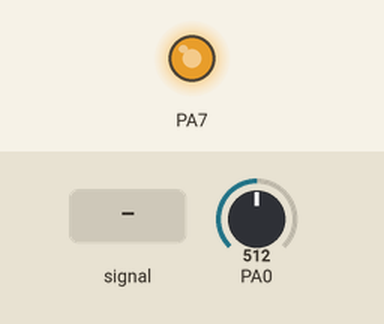
A program run on a simulated ATtiny84, built with avr-gcc and emulated at 8 MHz. Shown: output pins drawn as LEDs (lit = HIGH). Dashed ring = blinking. The inputs (shaded band) are chosen by the test bench; at power-on: PA0 = 512.

Above: at 1.3 s.
1.4 s: PA0 fed a 2 Hz sine of ±306 counts around its level
At 1.62 s:
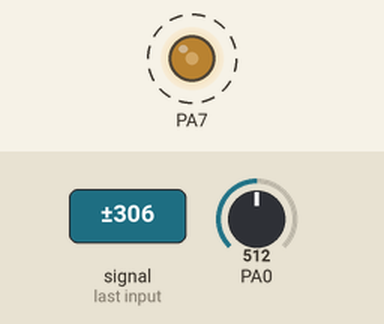
4.4 s: PA0 set to 716
5.9 s: PA0 set to 0
At 6.7 s:
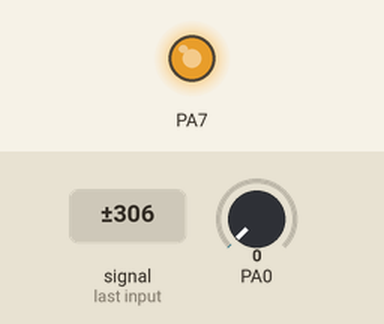
Timing chart, 0 to 8.9 s (numbered marks = the images above; inputs shaded):
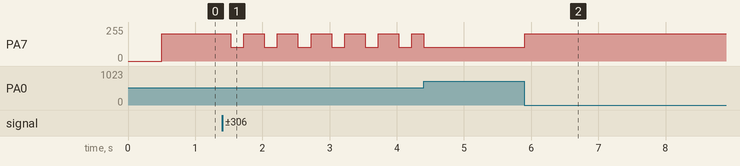

The program:

main.c
```c
// (licence header left out)
// This program is free software: you can redistribute it and/or modify
// it under the terms of the GNU General Public License as published by
// the Free Software Foundation, either version 3 of the License, or
// (at your option) any later version.
//
// This program is distributed in the hope that it will be useful,
// but WITHOUT ANY WARRANTY; without even the implied warranty of
// MERCHANTABILITY or FITNESS FOR A PARTICULAR PURPOSE.  See the
// GNU General Public License for more details.
//
// You should have received a copy of the GNU General Public License
// along with this program.  If not, see <http://www.gnu.org/licenses/>.

#include <avr/io.h>
#include <util/delay.h>

#define STRINGIFY(s) XSTRINGIFY(s)
#define XSTRINGIFY(s) #s

#define PWM_FREQ 62500
#define PWM_RESOLUTION (F_CPU / PWM_FREQ)
#define MIN_DUTY_CYCLE 0.40
#define MAX_DUTY_CYCLE 0.80
const uint8_t MIN_PWM_LEVEL = PWM_RESOLUTION * MIN_DUTY_CYCLE;
const uint8_t MAX_PWM_LEVEL = PWM_RESOLUTION * MAX_DUTY_CYCLE;

#define VREF 1.1
#define DESIRED_VOUT 20.0
#define DIVIDER_RATIO 30.0
#define DESIRED_ADC_IN_V (DESIRED_VOUT / DIVIDER_RATIO)

const uint8_t DESIRED_ADC_RESULT = 255 * DESIRED_ADC_IN_V / VREF;

#define DUTY_CYCLE_REG OCR0B

#define ADC_ENABLE() (ADCSRA |= _BV(ADEN))
#define ADC_START_CONVERSION() (ADCSRA |= _BV(ADSC))

int main(void) {
    /* Set A7 as an output.  (Needed for PWM.) */
    DDRA |= _BV(DD7);
    PORTA = 0;

    /* Let input power stabilize... */
    _delay_ms(500);

    /*
     * Configure Timer0 as a fast PWM.  It will
     * - turn on the output pin at the start of each cycle
     * - turn it off when the value hits DUTY_CYCLE_REG
     * - wrap to 0 when it hits OCR0A
     */
    TCCR0A = _BV(COM0B1) | _BV(WGM01) | _BV(WGM00);
    OCR0A = PWM_RESOLUTION;
    /* Start with 40% duty cycle and ramp up to avoid inrush. */
    DUTY_CYCLE_REG = (uint8_t)(PWM_RESOLUTION * 0.40);
    /* Set Timer0 clock source to be main oscillator. This enables the timer. */
    TCCR0B = _BV(CS00) | _BV(WGM02);

    /*
     * Turn on the ADC,
     * - use internal voltage ref.
     * - configure ADC0 as our source
     * - left-adjust the result, 8-bits is enough for us
     * - disable digital input buffer on pin
     * - enable the ADC.
     */
    ADMUX = /* REF = */ _BV(REFS1) | /* INPUT = */ 0;
    ADCSRA |= /* PRESCALER = 16 = 2^ */ 4;
    ADCSRB |= /* LEFT-ADJUST */ _BV(ADLAR);
    DDRA &= ~_BV(DD0);
    DIDR0 |= _BV(ADC0D);
    ADC_ENABLE();
    _delay_ms(1);

    /*
     * Now enter our main loop.  Monitor the output voltage and manipulate
     * the duty cycle to control it.
     */
    while (1) {
      /* Wait for the Timer0 to overflow... */
      loop_until_bit_is_set(TIFR0, TOV0);
      /* End of our OFF period, should be peak voltage... */
      TIFR0 |= _BV(TOV0);  /* Clear the flag. */

      /* Check the output voltage. */
      ADC_START_CONVERSION();
      loop_until_bit_is_clear(ADCSRA, ADSC);
      uint8_t adc_result = ADCH;

      if (adc_result < DESIRED_ADC_RESULT &&
          DUTY_CYCLE_REG < MAX_PWM_LEVEL) {
        DUTY_CYCLE_REG++;
      }
      else if (adc_result > DESIRED_ADC_RESULT &&
               DUTY_CYCLE_REG > MIN_PWM_LEVEL) {
        DUTY_CYCLE_REG--;
      }
    }
}
```

Measured:
- after the input at 1.4 s, PA7: alternates 203/255 for 0.31 s and 102/255 for 0.19 s, starting after 0.13 s
- after the input at 5.9 s, PA7: 102/255 → 203/255 at once
